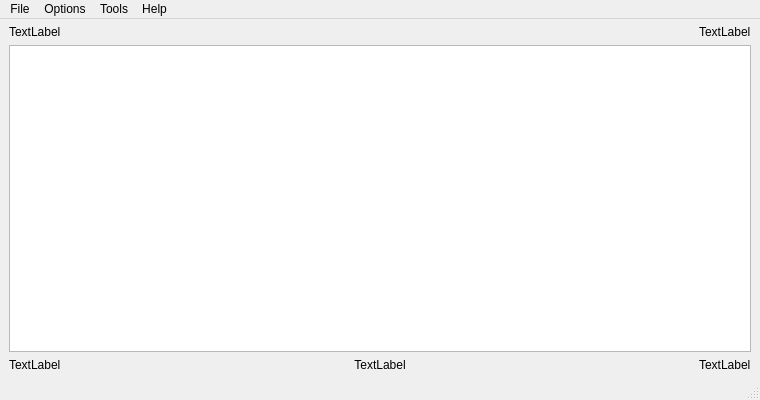
<?xml version="1.0" encoding="UTF-8"?>
<ui version="4.0">
 <class>MainWindow</class>
 <widget class="QMainWindow" name="MainWindow">
  <property name="geometry">
   <rect>
    <x>0</x>
    <y>0</y>
    <width>760</width>
    <height>400</height>
   </rect>
  </property>
  <property name="minimumSize">
   <size>
    <width>600</width>
    <height>300</height>
   </size>
  </property>
  <property name="windowTitle">
   <string>MainWindow</string>
  </property>
  <widget class="QWidget" name="centralwidget">
   <layout class="QGridLayout" name="gridLayout">
    <property name="leftMargin">
     <number>9</number>
    </property>
    <property name="topMargin">
     <number>0</number>
    </property>
    <property name="bottomMargin">
     <number>0</number>
    </property>
    <property name="spacing">
     <number>0</number>
    </property>
    <item row="5" column="0">
     <widget class="QTableWidget" name="tableWidget">
      <property name="showGrid">
       <bool>true</bool>
      </property>
     </widget>
    </item>
    <item row="0" column="0">
     <layout class="QHBoxLayout" name="topHorizontalLayout">
      <property name="spacing">
       <number>0</number>
      </property>
      <property name="leftMargin">
       <number>0</number>
      </property>
      <property name="topMargin">
       <number>6</number>
      </property>
      <property name="rightMargin">
       <number>0</number>
      </property>
      <property name="bottomMargin">
       <number>6</number>
      </property>
      <item alignment="Qt::AlignLeft">
       <widget class="QLabel" name="afsName">
        <property name="text">
         <string>TextLabel</string>
        </property>
       </widget>
      </item>
      <item alignment="Qt::AlignRight">
       <widget class="QLabel" name="loadingTime">
        <property name="text">
         <string>TextLabel</string>
        </property>
       </widget>
      </item>
     </layout>
    </item>
    <item row="6" column="0">
     <layout class="QHBoxLayout" name="bottomHorizontalLayout">
      <property name="spacing">
       <number>0</number>
      </property>
      <property name="topMargin">
       <number>6</number>
      </property>
      <property name="bottomMargin">
       <number>6</number>
      </property>
      <item alignment="Qt::AlignLeft">
       <widget class="QLabel" name="afsSize">
        <property name="text">
         <string>TextLabel</string>
        </property>
       </widget>
      </item>
      <item>
       <widget class="QLabel" name="usedRam">
        <property name="text">
         <string>TextLabel</string>
        </property>
        <property name="alignment">
         <set>Qt::AlignCenter</set>
        </property>
       </widget>
      </item>
      <item alignment="Qt::AlignRight">
       <widget class="QLabel" name="afsFileCount">
        <property name="text">
         <string>TextLabel</string>
        </property>
       </widget>
      </item>
     </layout>
    </item>
   </layout>
  </widget>
  <widget class="QMenuBar" name="menuBar">
   <property name="geometry">
    <rect>
     <x>0</x>
     <y>0</y>
     <width>760</width>
     <height>21</height>
    </rect>
   </property>
   <widget class="QMenu" name="menuFile">
    <property name="title">
     <string>File</string>
    </property>
    <addaction name="actionOpen"/>
    <addaction name="actionSave"/>
    <addaction name="actionExit"/>
   </widget>
   <widget class="QMenu" name="menuOptions">
    <property name="title">
     <string>Options</string>
    </property>
    <addaction name="actionSettings"/>
   </widget>
   <widget class="QMenu" name="menuTools">
    <property name="title">
     <string>Tools</string>
    </property>
    <widget class="QMenu" name="menuAFS">
     <property name="enabled">
      <bool>false</bool>
     </property>
     <property name="title">
      <string>AFS</string>
     </property>
     <addaction name="actionUnpackAFS"/>
     <addaction name="actionImportFromFolder"/>
     <addaction name="actionApplyDKZPatch"/>
    </widget>
    <widget class="QMenu" name="menuAFL">
     <property name="enabled">
      <bool>false</bool>
     </property>
     <property name="title">
      <string>AFL</string>
     </property>
     <widget class="QMenu" name="menuExport">
      <property name="title">
       <string>Export</string>
      </property>
      <property name="icon">
       <iconset>
        <normaloff>:/Export</normaloff>:/Export</iconset>
      </property>
      <addaction name="actionExportCommon"/>
      <addaction name="actionExportRAW"/>
     </widget>
     <widget class="QMenu" name="menuImport">
      <property name="title">
       <string>Import</string>
      </property>
      <property name="icon">
       <iconset>
        <normaloff>:/Import</normaloff>:/Import</iconset>
      </property>
      <addaction name="actionImportCommon"/>
      <addaction name="actionImportRAW"/>
     </widget>
     <addaction name="menuExport"/>
     <addaction name="menuImport"/>
    </widget>
    <addaction name="menuAFS"/>
    <addaction name="menuAFL"/>
    <addaction name="actionRebuild"/>
   </widget>
   <widget class="QMenu" name="menuHelp">
    <property name="title">
     <string>Help</string>
    </property>
    <addaction name="actionAbout"/>
   </widget>
   <addaction name="menuFile"/>
   <addaction name="menuOptions"/>
   <addaction name="menuTools"/>
   <addaction name="menuHelp"/>
  </widget>
  <widget class="QStatusBar" name="statusBar"/>
  <action name="actionOpen">
   <property name="icon">
    <iconset>
     <normaloff>:/Open</normaloff>:/Open</iconset>
   </property>
   <property name="text">
    <string>Open</string>
   </property>
  </action>
  <action name="actionExit">
   <property name="icon">
    <iconset>
     <normaloff>:/Exit</normaloff>:/Exit</iconset>
   </property>
   <property name="text">
    <string>Exit</string>
   </property>
  </action>
  <action name="actionSettings">
   <property name="icon">
    <iconset>
     <normaloff>:/Settings</normaloff>:/Settings</iconset>
   </property>
   <property name="text">
    <string>Settings</string>
   </property>
  </action>
  <action name="actionUnpackAFS">
   <property name="enabled">
    <bool>true</bool>
   </property>
   <property name="icon">
    <iconset>
     <normaloff>:/Unpack</normaloff>:/Unpack</iconset>
   </property>
   <property name="text">
    <string>Unpack AFS</string>
   </property>
  </action>
  <action name="actionImportFromFolder">
   <property name="enabled">
    <bool>false</bool>
   </property>
   <property name="icon">
    <iconset>
     <normaloff>:/Import</normaloff>:/Import</iconset>
   </property>
   <property name="text">
    <string>Import from folder</string>
   </property>
  </action>
  <action name="actionApplyDKZPatch">
   <property name="enabled">
    <bool>false</bool>
   </property>
   <property name="text">
    <string>Apply .dkz patch</string>
   </property>
  </action>
  <action name="actionAbout">
   <property name="icon">
    <iconset>
     <normaloff>:/Info</normaloff>:/Info</iconset>
   </property>
   <property name="text">
    <string>About</string>
   </property>
  </action>
  <action name="actionExportCommon">
   <property name="icon">
    <iconset>
     <normaloff>:/Export</normaloff>:/Export</iconset>
   </property>
   <property name="text">
    <string>Common format</string>
   </property>
  </action>
  <action name="actionExportRAW">
   <property name="icon">
    <iconset>
     <normaloff>:/Export</normaloff>:/Export</iconset>
   </property>
   <property name="text">
    <string>RAW format</string>
   </property>
  </action>
  <action name="actionImportCommon">
   <property name="icon">
    <iconset>
     <normaloff>:/Import</normaloff>:/Import</iconset>
   </property>
   <property name="text">
    <string>Common format</string>
   </property>
  </action>
  <action name="actionImportRAW">
   <property name="icon">
    <iconset>
     <normaloff>:/Import</normaloff>:/Import</iconset>
   </property>
   <property name="text">
    <string>RAW format</string>
   </property>
  </action>
  <action name="actionSave">
   <property name="enabled">
    <bool>false</bool>
   </property>
   <property name="icon">
    <iconset>
     <normaloff>:/Save</normaloff>:/Save</iconset>
   </property>
   <property name="text">
    <string>Save</string>
   </property>
   <property name="visible">
    <bool>false</bool>
   </property>
  </action>
  <action name="actionRebuild">
   <property name="enabled">
    <bool>false</bool>
   </property>
   <property name="text">
    <string>Rebuild</string>
   </property>
  </action>
 </widget>
 <resources>
  <include location="../../Shared/Resources/Dialog.qrc"/>
 </resources>
 <connections/>
</ui>
